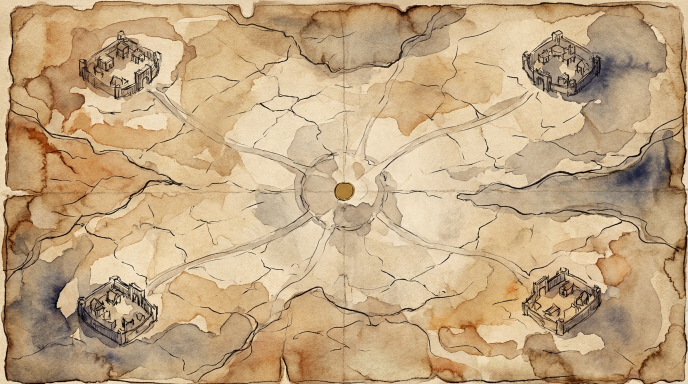
#> input picture clarity/plates/inbox/batch-01/b01-img1-03ff55e9.jpg, 1376 x 768 px (shown at 1/2 size); its folder holds only this picture in this run
$ python platecheck.py
#> lines starting #> are read from the running program, lines starting #| are printed output that depends on the picture; after the words box and inside, x2 and y2 are one past the last pixel; in counts of white or black regions, pixels touching at a corner belong together
#!/usr/bin/env python3
"""Compare every captured plate against every other.

Reports near-duplicates (a resend or a repeated seed) and, more importantly,
whether any two plates register closely enough to be a line/wash pair.
"""
import glob, itertools, sys
import numpy as np
from PIL import Image

def grey(p):
    return np.asarray(Image.open(p).convert("L").resize((344, 192)), dtype=np.float32) / 255

def colour(p):
    """(indigo %, mark saturation) -- evidence, not a verdict.

    Three attempts to classify line vs wash from one statistic have failed.
    Plain saturation counts the warm parchment ground; chroma spread counts its
    foxing; indigo alone passes any wash that happens to use a warm-only
    palette. Only b09/img4, pure ink on white, is unambiguous.

    So this reports the numbers and leaves the call to the eye. What IS reliable
    is correlation: whether two plates register is a direct measurement and
    needs no classification at all. Judge a pair by its correlation, then look
    at these two numbers to see which side is which.
    """
    a = np.asarray(Image.open(p).convert("RGB")).astype(np.float32) / 255
    r, b = a[..., 0], a[..., 2]
    mx, mn = a.max(2), a.min(2)
    S = np.where(mx > 0, (mx - mn) / np.maximum(mx, 1e-6), 0)
    indigo = float(((b > r + 0.04) & (S > 0.15)).mean()) * 100
    L = 0.299 * a[..., 0] + 0.587 * a[..., 1] + 0.114 * a[..., 2]
    ink = L < 0.60
    return indigo, (float(S[ink].mean()) if ink.sum() > 500 else 0.0)


def ncc(a, b):
    a, b = a - a.mean(), b - b.mean()
    return float((a * b).sum() / np.sqrt((a * a).sum() * (b * b).sum()))

def main():
    files = sorted(glob.glob("clarity/plates/inbox/*/*.jpg"))
    g = {f: grey(f) for f in files}
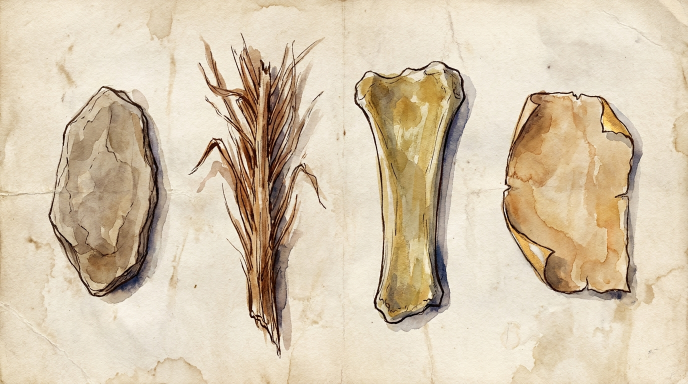
#> input picture clarity/plates/inbox/batch-02/b02-img1-361e8018.jpg, 1376 x 768 px (shown at 1/2 size)
#> in grey (call 2), `return np.asarray(Image.open(p).convert("L").resize((344, 192)), dtype..`:
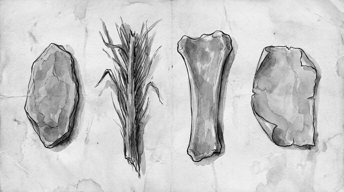
#> returned value: shape (192, 344) float32; min 0.00784, max 0.988, mean 0.785
#> g = 2 items
    s = {f: colour(f) for f in files}
#> in colour, `S = np.where(mx > 0, (mx - mn) / np.maximum(mx, 1e-6), 0)`:
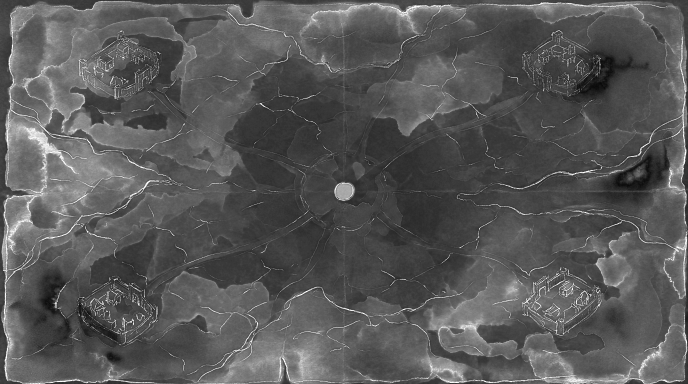
#> S: shape (768, 1376) float32 (shown at 1/2 size); min 0.0174, max 1, mean 0.347
#> in colour, `indigo = float(((b > r + 0.04) & (S > 0.15)).mean()) * 100`: indigo = 0.109
#> in colour, `ink = L < 0.60`:
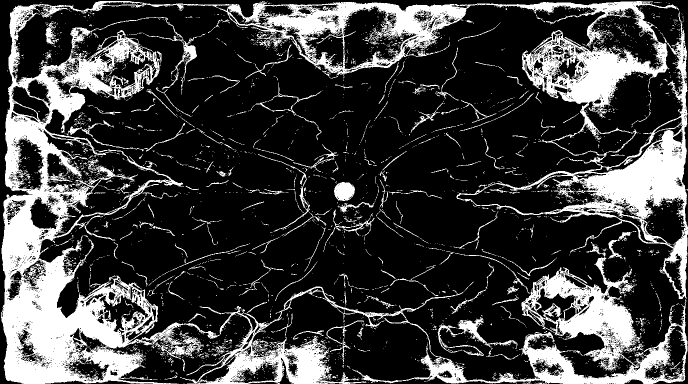
#> ink: shape (768, 1376) bool (shown at 1/2 size); 24.7% white; 3666 white regions (3406 under 20 px), largest, box (x1, y1, x2, y2) and area: (2, 2, 1376, 768) 226663, (875, 634, 1035, 712) 2139, (668, 364, 710, 402) 1215
#> in colour (call 2), `S = np.where(mx > 0, (mx - mn) / np.maximum(mx, 1e-6), 0)`:
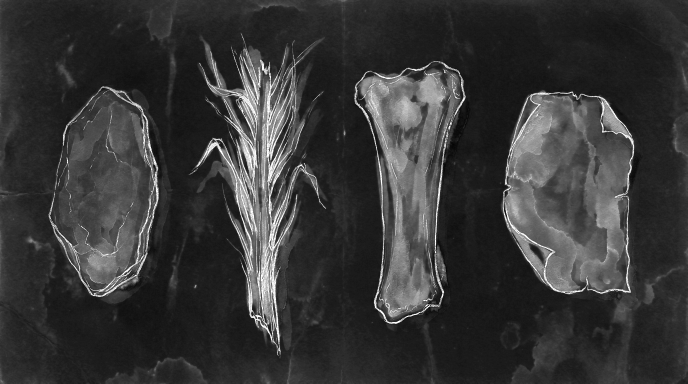
#> S: shape (768, 1376) float32 (shown at 1/2 size); min 0, max 1, mean 0.217
#> in colour (call 2), `indigo = float(((b > r + 0.04) & (S > 0.15)).mean()) * 100`: indigo = 0.191
#> in colour (call 2), `ink = L < 0.60`:
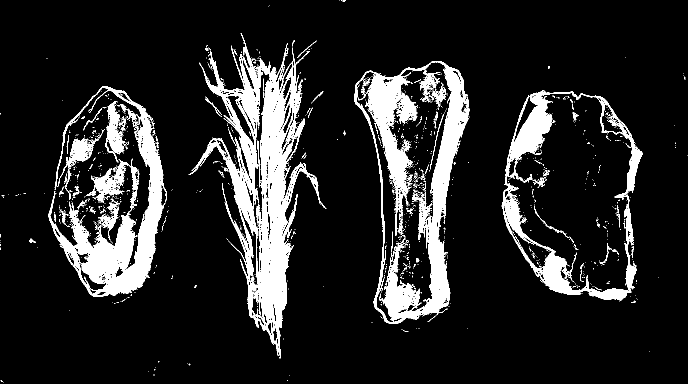
#> ink: shape (768, 1376) bool (shown at 1/2 size); 13.2% white; 1348 white regions (1275 under 20 px), largest, box (x1, y1, x2, y2) and area: (377, 66, 653, 717) 44363, (708, 122, 939, 648) 34878, (97, 172, 333, 594) 25584
#> s = 2 items
    dup, pair = [], []
    for a, b in itertools.combinations(files, 2):
        r = ncc(g[a], g[b])
        if r > 0.95: dup.append((a, b, r))
        elif r > 0.75: pair.append((a, b, r))
#> this loop made 1 pass
#> r on pass 1: -0.204
#> pass 1, in ncc, `a, b = a - a.mean(), b - b.mean()`:
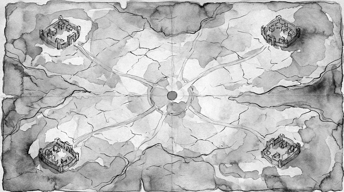
#> a: shape (192, 344) float32; min -0.639, max 0.239, mean -9.19e-08; drawn with min black and max white
#> after the loop, dup = []; pair = []
    n = lambda p: "/".join(p.split("/")[-1].split("-")[:2])
    print(f"{len(files)} plates captured")
    print(f"near-duplicates (>0.95): {[(n(a), n(b), round(r,3)) for a,b,r in dup] or 'none'}")
#| near-duplicates (>0.95): none
    if pair:
        print("registering pairs (0.75-0.95) -- a usable line/wash pair:")
        for a, b, r in pair:
            print(f"  {n(a)} + {n(b)}  corr {r:.3f}")
            for f in (a, b):
                print(f"     {n(f)}: indigo {s[f][0]:.2f}%  mark saturation {s[f][1]:.3f}")
    else:
        print("registering pairs (0.75-0.95): NONE")
main()
